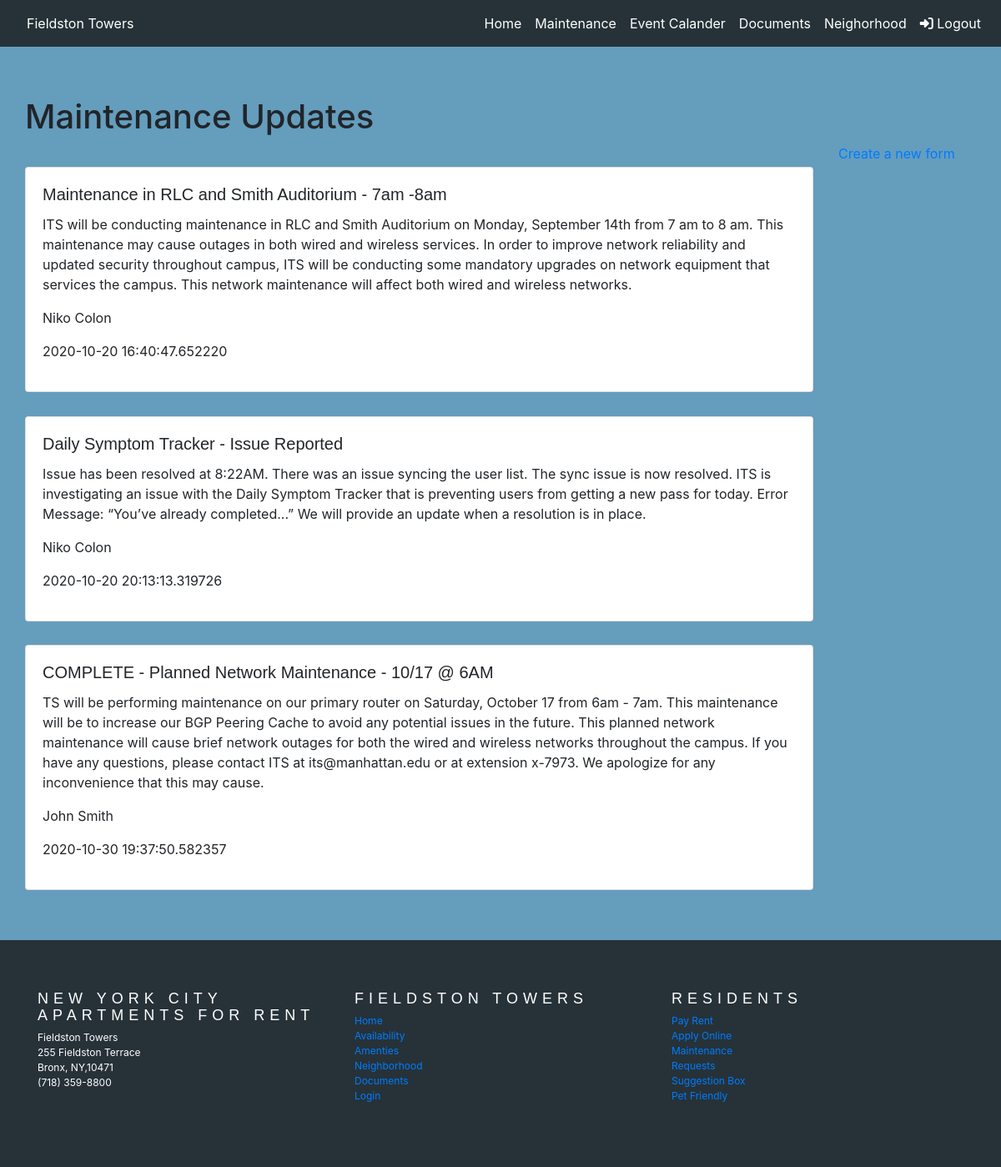
Before: /maintenance (signed in) with the older database file.
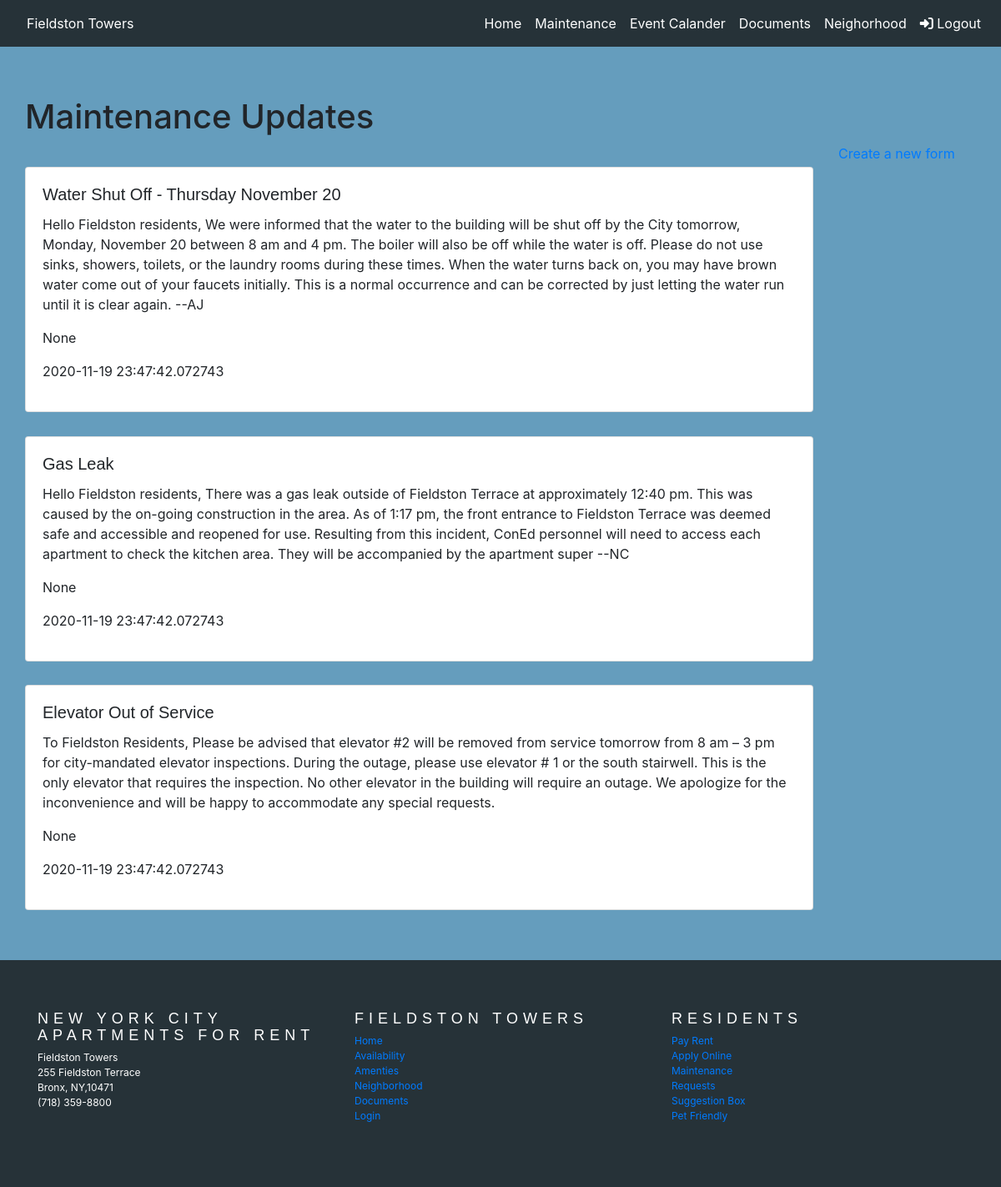
After: the same page with the newer database file.
### app/models.py (models this page shows, shortened)
class Post(db.Model):
    id = db.Column(db.Integer, primary_key=True)
    title = db.Column(db.String(120))
    body = db.Column(db.String)
    start = db.Column(db.Time)
    end = db.Column(db.Time)
    date = db.Column(db.DateTime)
    timestamp = db.Column(db.DateTime, index=True, default=datetime.utcnow())
    author = db.Column(db.String(60))
    user_id = db.Column(db.Integer, db.ForeignKey('user.id'))

### app/routes.py (the view)
@app.route('/maintenance', methods=['GET','POST'])
@login_required
def maintenance():
    posts = Post.query.order_by('timestamp')
    return render_template('maintenance.html', posts=posts)

### app/models.py (called while the page is built)
@login.user_loader
def load_user(id):
    return User.query.get(int(id))

### app/templates/maintenance.html (shortened to what this page needs)
{% extends "base.html" %}
{% block custom_styles %}
<link rel="stylesheet" href="{{ url_for('static', filename='css/maintenance.css') }}">
{% endblock %}
{% block content %}
<main class="background-blue">
    <div class="container topSpace">
        <h1>Maintenance Updates</h1>
        <div class="row">
            <div class="col-10">
                {% for post in posts %}
                <div class="cardMaintenance">
                    <div class="card">
                        <div class="card-body">
                            <h5 class="card-title">{{ post.title }}</h5>
                            <p class="card-text">{{ post.body }}</p>
                            <p>{{ post.author }}</p>
                            <p>{{ post.timestamp }}</p>
                        </div>
                    </div>
                </div>
                {% endfor %}
            </div>
            <div class="col-2">
                <a href="{{ url_for('maintenance_form') }}">Create a new form</a>
            </div>
        </div>
    </div>
</main>
{% endblock %}

Changed rows visible on the page:
removed Post: title "Maintenance in RLC and Smith Auditorium - 7am -8am", body "ITS will be conducting maintenance in RLC and Smith Auditorium on Monday, September 14th from 7 am to 8 am. This maintenance may cause outages in both wired and wireless services. In order to improve network reliability and updated security throughout campus, ITS will be conducting some mandatory upgrades on network equipment that services the campus. This network maintenance will affect both wired and wireless networks.", author "Niko Colon", timestamp "2020-10-20 16:40:47.652220"
removed Post: title "Daily Symptom Tracker - Issue Reported", body "Issue has been resolved at 8:22AM. There was an issue syncing the user list. The sync issue is now resolved. ITS is investigating an issue with the Daily Symptom Tracker that is preventing users from getting a new pass for today. Error Message: “You’ve already completed...” We will provide an update when a resolution is in place.", author "Niko Colon", timestamp "2020-10-20 20:13:13.319726"
removed Post: title "COMPLETE - Planned Network Maintenance - 10/17 @ 6AM", body "TS will be performing maintenance on our primary router on Saturday, October 17 from 6am - 7am. This maintenance will be to increase our BGP Peering Cache to avoid any potential issues in the future. This planned network maintenance will cause brief network outages for both the wired and wireless networks throughout the campus. If you have any questions, please contact ITS at its@manhattan.edu or at extension x-7973. We apologize for any inconvenience that this may cause.", author "John Smith", timestamp "2020-10-30 19:37:50.582357"
added Post: title "Water Shut Off - Thursday November 20", body "Hello Fieldston residents, We were informed that the water to the building will be shut off by the City tomorrow, Monday, November 20 between 8 am and 4 pm. The boiler will also be off while the water is off. Please do not use sinks, showers, toilets, or the laundry rooms during these times. When the water turns back on, you may have brown water come out of your faucets initially. This is a normal occurrence and can be corrected by just letting the water run until it is clear again. --AJ", author "None", timestamp "2020-11-19 23:47:42.072743"
added Post: title "Gas Leak", body "Hello Fieldston residents, There was a gas leak outside of Fieldston Terrace at approximately 12:40 pm. This was caused by the on-going construction in the area. As of 1:17 pm, the front entrance to Fieldston Terrace was deemed safe and accessible and reopened for use. Resulting from this incident, ConEd personnel will need to access each apartment to check the kitchen area. They will be accompanied by the apartment super --NC", author "None", timestamp "2020-11-19 23:47:42.072743"
added Post: title "Elevator Out of Service", body "To Fieldston Residents, Please be advised that elevator #2 will be removed from service tomorrow from 8 am – 3 pm for city-mandated elevator inspections. During the outage, please use elevator # 1 or the south stairwell. This is the only elevator that requires the inspection. No other elevator in the building will require an outage. We apologize for the inconvenience and will be happy to accommodate any special requests.", author "None", timestamp "2020-11-19 23:47:42.072743"
